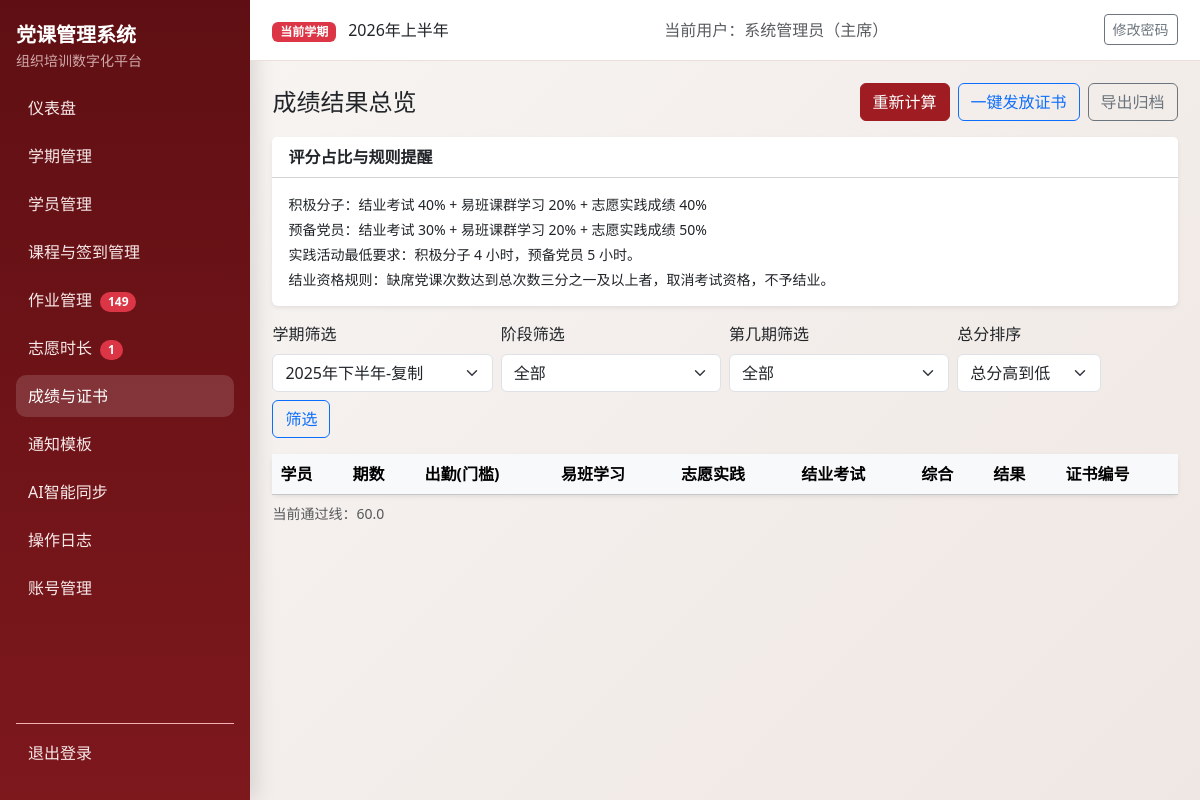
/scores/result?semester_id=2 (signed in), run on the app's committed database.
### models.py (models this page shows, shortened)
class Semester(db.Model):
    __tablename__ = "semesters"
    id = db.Column(db.Integer, primary_key=True)
    name = db.Column(db.String(100), nullable=False)
    period_code = db.Column(db.String(20), nullable=True)
    period_positive = db.Column(db.String(20), nullable=True)
    period_development = db.Column(db.String(20), nullable=True)
    period_probationary = db.Column(db.String(20), nullable=True)
    year = db.Column(db.Integer, nullable=False)
    status = db.Column(db.String(20), nullable=False, default="active")
    exam_weight = db.Column(db.Integer, nullable=False, default=40)
    attendance_weight = db.Column(db.Integer, nullable=False, default=30)
    assignment_weight = db.Column(db.Integer, nullable=False, default=20)
    volunteer_weight = db.Column(db.Integer, nullable=False, default=10)
    pass_threshold = db.Column(db.Float, nullable=False, default=60.0)
    volunteer_target_hours = db.Column(db.Float, nullable=False, default=0.0)
    min_attendance_sessions = db.Column(db.Integer, nullable=False, default=2)
    created_at = db.Column(db.DateTime, default=datetime.utcnow, nullable=False)
    students = db.relationship("Student", back_populates="semester", cascade="all, delete-orphan")
    course_sessions = db.relationship("CourseSession", back_populates="semester", cascade="all, delete-orphan")
    assignments = db.relationship("Assignment", back_populates="semester", cascade="all, delete-orphan")
    volunteer_records = db.relationship(
        "VolunteerRecord", back_populates="semester", cascade="all, delete-orphan"
    )
    exam_records = db.relationship("ExamRecord", back_populates="semester", cascade="all, delete-orphan")
    final_scores = db.relationship("FinalScore", back_populates="semester", cascade="all, delete-orphan")

class User(UserMixin, db.Model):
    __tablename__ = "users"
    id = db.Column(db.Integer, primary_key=True)
    username = db.Column(db.String(80), unique=True, nullable=False, index=True)
    password_hash = db.Column(db.String(255), nullable=False)
    role = db.Column(db.String(20), nullable=False, default="staff")
    real_name = db.Column(db.String(80), nullable=True)
    created_at = db.Column(db.DateTime, default=datetime.utcnow, nullable=False)

### blueprints/scores.py (the view, shortened to what this page needs)
@scores_bp.route("/result")
@login_required
def result_overview():
	active_semester = _current_semester()
	if not active_semester:
		flash("请先激活学期。", "warning")
		return redirect(url_for("semester_bp.list_semesters"))
	semester_id = request.args.get("semester_id", type=int) or active_semester.id
	semester = db.session.get(Semester, semester_id)
	if not semester:
		flash("学期不存在。", "danger")
		return redirect(url_for("scores_bp.result_overview"))
	_recalculate_final_scores(semester)
	stage = request.args.get("stage", "全部")
	period = (request.args.get("period") or "全部").strip()
	sort_order = (request.args.get("sort") or "desc").strip().lower()
	if sort_order not in ["desc", "asc"]:
		sort_order = "desc"
	query = FinalScore.query.join(Student, FinalScore.student_id == Student.id).filter(FinalScore.semester_id == semester.id)
	if stage != "全部":
		query = query.filter(Student.stage == stage)
	if sort_order == "asc":
		query = query.order_by(FinalScore.total_score.asc(), Student.name.asc())
	else:
		query = query.order_by(FinalScore.total_score.desc(), Student.name.asc())
	total_sessions = CourseSession.query.filter_by(semester_id=semester.id).count()
	raw_rows = query.all()
	attendance_map = _attendance_metrics_map(semester.id, [item.student_id for item in raw_rows], total_sessions)
	rows = []
	semesters = Semester.query.order_by(Semester.year.desc(), Semester.id.desc()).all()
	period_options = []
	for p in [semester.period_positive, semester.period_development, semester.period_probationary]:
		v = (p or "").strip()
		if v and v not in period_options:
			period_options.append(v)
	return render_template(
		"scores/result.html",
		rows=rows,
		stage=stage,
		period=period,
		threshold=semester.pass_threshold,
		semester_id=semester.id,
		semesters=semesters,
		period_options=period_options,
		sort_order=sort_order,
	)

### authz.py (called while the page is built)
def normalize_role(role: str | None) -> str:
    value = (role or "staff").strip().lower()
    if value not in ROLE_LABELS:
        return "staff"
    return value

def role_label(role: str | None) -> str:
    return ROLE_LABELS.get(normalize_role(role), "干事")

def can_view_logs(role: str | None) -> bool:
    return normalize_role(role) in {"admin", "minister"}

def can_manage_accounts(role: str | None) -> bool:
    return normalize_role(role) == "admin"

def can_edit_notification_templates(role: str | None) -> bool:
    return normalize_role(role) in {"admin", "minister"}

### blueprints/scores.py (called while the page is built, shortened)
def _current_semester():
	return Semester.query.filter_by(status="active").order_by(Semester.id.desc()).first()

def _attendance_metrics_map(semester_id: int, student_ids: list[int], total_sessions: int) -> dict[int, dict]:
	result: dict[int, dict] = {}
	if not student_ids:
		return result

### templates/scores/result.html (shortened to what this page needs)
{% extends "base.html" %}
{% block content %}
<div class="d-flex justify-content-between align-items-center mb-3"><h1 class="h4 mb-0">成绩结果总览</h1><div class="d-flex gap-2"><form method="post" action="{{ url_for('scores_bp.calculate_scores') }}"><button class="btn btn-primary">重新计算</button></form><form method="post" action="{{ url_for('scores_bp.issue_certs') }}"><button class="btn btn-outline-primary">一键发放证书</button></form><a class="btn btn-outline-secondary" href="{{ url_for('scores_bp.export_all') }}">导出归档</a></div></div>
<div class="card border-0 shadow-sm mb-3">
	<div class="card-header bg-white fw-semibold">评分占比与规则提醒</div>
	<div class="card-body small">
		<div class="mb-1">积极分子：结业考试 40% + 易班课群学习 20% + 志愿实践成绩 40%</div>
		<div class="mb-1">预备党员：结业考试 30% + 易班课群学习 20% + 志愿实践成绩 50%</div>
		<div class="mb-1">实践活动最低要求：积极分子 4 小时，预备党员 5 小时。</div>
		<div>结业资格规则：缺席党课次数达到总次数三分之一及以上者，取消考试资格，不予结业。</div>
	</div>
</div>
<form class="mb-3">
	<div class="row g-2 align-items-end">
		<div class="col-md-3">
			<label class="form-label">学期筛选</label>
			<select class="form-select" name="semester_id">
				{% for sem in semesters %}
				<option value="{{ sem.id }}" {% if semester_id == sem.id %}selected{% endif %}>{{ sem.name }}</option>
				{% endfor %}
			</select>
		</div>
		<div class="col-md-3">
			<label class="form-label">阶段筛选</label>
			<select class="form-select" name="stage">{% for st in ['全部','积极分子','发展对象','预备党员'] %}<option value="{{ st }}" {% if stage==st %}selected{% endif %}>{{ st }}</option>{% endfor %}</select>
		</div>
		<div class="col-md-3">
			<label class="form-label">第几期筛选</label>
			<select class="form-select" name="period">
				<option value="全部" {% if period == '全部' %}selected{% endif %}>全部</option>
			</select>
		</div>
		<div class="col-md-2">
			<label class="form-label">总分排序</label>
			<select class="form-select" name="sort">
				<option value="desc" {% if sort_order == 'desc' %}selected{% endif %}>总分高到低</option>
			</select>
		</div>
		<div class="col-md-2"><button class="btn btn-outline-primary">筛选</button></div>
	</div>
</form>
<div class="card border-0 shadow-sm"><div class="table-responsive"><table class="table align-middle mb-0"><thead class="table-light"><tr><th>学员</th><th>期数</th><th>出勤(门槛)</th><th>易班学习</th><th>志愿实践</th><th>结业考试</th><th>综合</th><th>结果</th><th>证书编号</th></tr></thead></table></div></div>
<div class="small text-muted mt-2">当前通过线：{{ threshold }}</div>
{% endblock %}

### templates/base.html (shortened to what this page needs)
<!doctype html>
<html lang="zh-CN">
<head>
  <link href="https://cdn.jsdelivr.net/npm/bootstrap@5.3.3/dist/css/bootstrap.min.css" rel="stylesheet">
</head>
<body>
  {% if current_user.is_authenticated %}
  {% set endpoint = request.endpoint or '' %}
  {% set bp = request.blueprint or '' %}
  <div class="layout">
    <aside class="sidebar d-flex flex-column">
      <div class="mb-3">
        <div class="fw-bold fs-5 text-white">党课管理系统</div>
        <div class="small opacity-75">组织培训数字化平台</div>
      </div>
      <nav class="nav flex-column mb-3">
        <a class="nav-link {% if endpoint == 'auth_bp.dashboard' %}active{% endif %}" href="{{ url_for('auth_bp.dashboard') }}">仪表盘</a>
        <a class="nav-link {% if bp == 'semester_bp' %}active{% endif %}" href="{{ url_for('semester_bp.list_semesters') }}">学期管理</a>
        <a class="nav-link {% if bp == 'students_bp' %}active{% endif %}" href="{{ url_for('students_bp.list_students') }}">学员管理</a>
        <a class="nav-link {% if bp in ['courses_bp', 'attendance_bp'] %}active{% endif %}" href="{{ url_for('courses_bp.list_courses') }}">课程与签到管理</a>
        <a class="nav-link {% if bp == 'assignments_bp' %}active{% endif %}" href="{{ url_for('assignments_bp.assignments_overview') }}">作业管理
          {% if pending_assignment_students > 0 %}
            <span class="badge rounded-pill text-bg-danger ms-1">{{ pending_assignment_students }}</span>
          {% endif %}
        </a>
        <a class="nav-link {% if bp == 'volunteers_bp' %}active{% endif %}" href="{{ url_for('volunteers_bp.volunteer_overview') }}">志愿时长
          {% if pending_volunteer_records > 0 %}
            <span class="badge rounded-pill text-bg-danger ms-1">{{ pending_volunteer_records }}</span>
          {% endif %}
        </a>
        <a class="nav-link {% if bp == 'scores_bp' %}active{% endif %}" href="{{ url_for('scores_bp.result_overview') }}">成绩与证书</a>
        <a class="nav-link {% if bp == 'notifications_bp' %}active{% endif %}" href="{{ url_for('notifications_bp.template_list') }}">通知模板</a>
        <a class="nav-link {% if bp == 'ai_tools_bp' %}active{% endif %}" href="{{ url_for('ai_tools_bp.index') }}">AI智能同步</a>
        {% if can_view_logs %}
        <a class="nav-link {% if endpoint == 'auth_bp.operation_logs' %}active{% endif %}" href="{{ url_for('auth_bp.operation_logs') }}">操作日志</a>
        {% endif %}
        {% if can_manage_accounts %}
        <a class="nav-link {% if endpoint == 'auth_bp.account_list' %}active{% endif %}" href="{{ url_for('auth_bp.account_list') }}">账号管理</a>
        {% endif %}
      </nav>
      <div class="mt-auto pt-2 border-top border-danger-subtle">
        <form method="post" action="{{ url_for('auth_bp.logout') }}">
          <button type="submit" class="nav-link border-0 bg-transparent w-100 text-start">退出登录</button>
        </form>
      </div>
    </aside>
    <div class="content-wrap">
      <header class="topbar">
        <div>
          <span class="badge text-bg-danger">当前学期</span>
          <span class="ms-2">{{ current_semester.name if current_semester else '未设置激活学期' }}</span>
        </div>
        <div class="text-muted">当前用户：{{ current_user.real_name or current_user.username }}（{{ current_user_role_label }}）</div>
        <div>
          <a class="btn btn-sm btn-outline-secondary" href="{{ url_for('auth_bp.change_password') }}">修改密码</a>
        </div>
      </header>
      <main class="page-content">
        {% block content %}{% endblock %}
      </main>
    </div>
  </div>
  {% else %}
    {% block auth_content %}{% endblock %}
  {% endif %}
</body>
</html>

### templates/base.html (style rules this page uses)
:root { --pc-primary: #9f1d22; --pc-primary-dark: #7f1519; --pc-sidebar-bg: #5f0f13; --pc-sidebar-text: #f6dddd; --pc-bg: #f8f6f4; --pc-card: #ffffff; }
body { background: linear-gradient(135deg, #f8f6f4 0%, #efe7e3 100%); min-height: 100vh; }
.layout { display: flex; min-height: 100vh; }
.sidebar { width: 250px; background: linear-gradient(180deg, var(--pc-sidebar-bg), #7d181d); color: var(--pc-sidebar-text); position: fixed; top: 0; left: 0; bottom: 0; padding: 1.25rem 1rem; box-shadow: 6px 0 20px rgba(0, 0, 0, 0.12); }
.sidebar .nav-link { color: #f8eaea; border-radius: 10px; margin-bottom: 0.4rem; padding: 0.55rem 0.75rem; }
.sidebar .nav-link.active, .sidebar .nav-link:hover { background: rgba(255, 255, 255, 0.14); color: #fff; }
.content-wrap { margin-left: 250px; width: calc(100% - 250px); }
.topbar { background: var(--pc-card); border-bottom: 1px solid #eadfda; padding: 0.9rem 1.4rem; display: flex; justify-content: space-between; align-items: center; position: sticky; top: 0; z-index: 5; }
.page-content { padding: 1.4rem; }
.btn-primary { background-color: var(--pc-primary); border-color: var(--pc-primary); }

### data on the page
Semester: name "2026年上半年"
User: real_name "系统管理员"
Semester: pass_threshold "60.0"

### other printed values
{{ pending_assignment_students }} "149"
{{ pending_volunteer_records }} "1"
{{ current_user_role_label }} "主席"
form field semester_id "2025年下半年-复制"
form field stage "全部"
